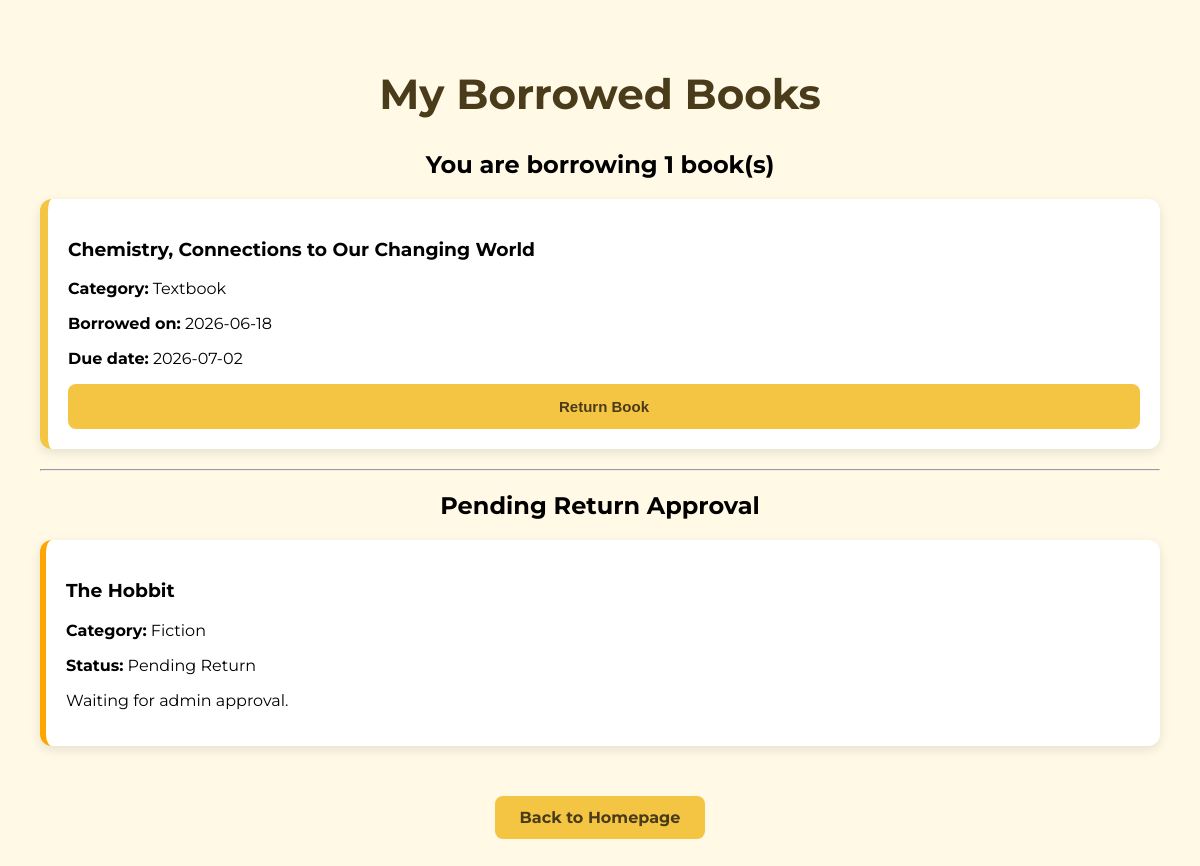
The page /mybooks (signed in) on the database as committed earlier.
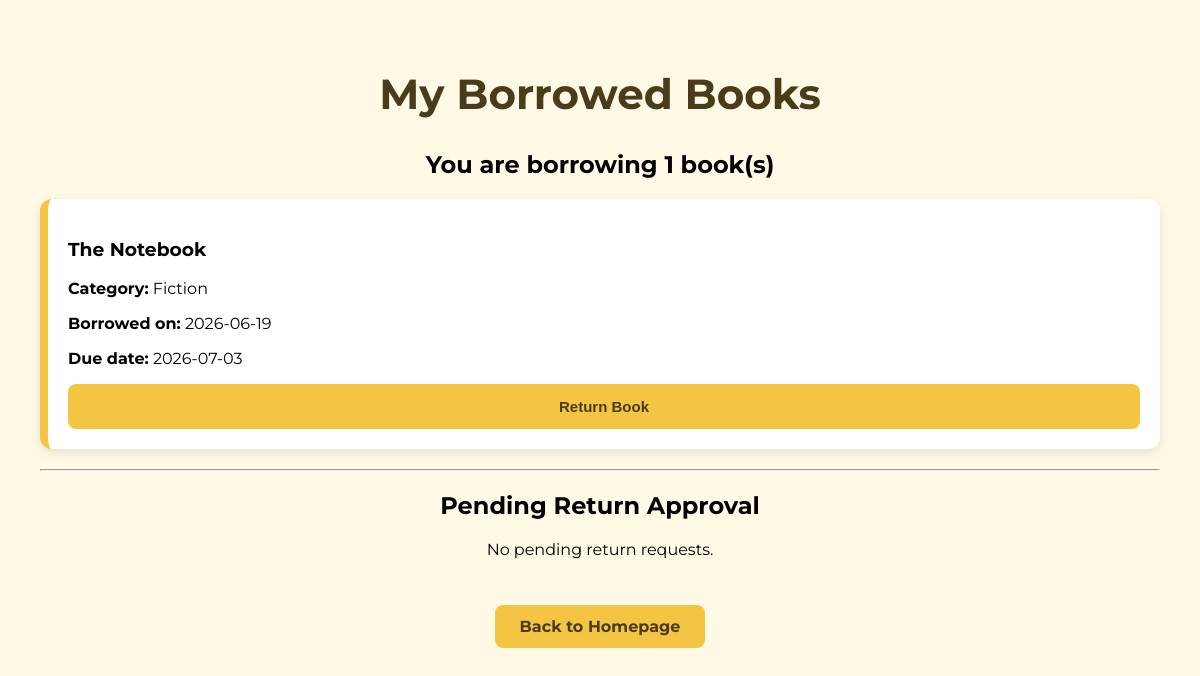
The same page on the database as committed later.
### tables this page shows
CREATE TABLE borrowed_books(
        id INTEGER PRIMARY KEY AUTOINCREMENT,
        user_id INTEGER,
        book_title TEXT,
        borrow_date TEXT,
        due_date TEXT,
        status TEXT, is_blocked INTEGER DEFAULT 0, return_date TEXT,
        FOREIGN KEY(user_id) REFERENCES users(id)
    );

### app.py (the view)
@app.route("/mybooks")
def my_books():
    if "user_id" not in session:
        return redirect(url_for("sign_in"))
    conn = sqlite3.connect("library.db")
    cursor = conn.cursor()
    cursor.execute("""
    SELECT book_title, borrow_date, due_date
    FROM borrowed_books
    WHERE user_id=? AND status='Borrowed'
    """, (session["user_id"],))
    borrowed_books = cursor.fetchall()
    cursor.execute("""
    SELECT book_title, borrow_date, due_date
    FROM borrowed_books
    WHERE user_id=? AND status='Pending Return'
    """, (session["user_id"],))
    pending_books = cursor.fetchall()
    conn.close()
    books = load_books()
    borrowed_book_details = []
    pending_book_details = []
    for borrowed in borrowed_books:
        title = borrowed[0]
        for book in books:
            if book["title"] == title:
                book_copy = book.copy()
                book_copy["borrow_date"] = borrowed[1]
                book_copy["due_date"] = borrowed[2]
                borrowed_book_details.append(book_copy)
    for borrowed in pending_books:
        title = borrowed[0]
        for book in books:
            if book["title"] == title:
                book_copy = book.copy()
                book_copy["borrow_date"] = borrowed[1]
                book_copy["due_date"] = borrowed[2]
                pending_book_details.append(book_copy)
    return render_template(
        "my_books.html",
        books=borrowed_book_details,
        pending_books=pending_book_details
    )

### app.py (called while the page is built)
def load_books():
    books = []
    with open("book.txt", "r", encoding="utf-8") as file:
        for line in file:
            if line.strip():
                title, category, genre, summary = line.strip().split("|")
                books.append({
                    "title": title,
                    "category": category,
                    "genre": genre,
                    "summary": summary
                })
    return books

### templates/my_books.html (shortened to what this page needs)
<!DOCTYPE html>
<html>
<head>
    <link rel="stylesheet"
          href="{{ url_for('static', filename='my_books.css') }}">
</head>
<body>
    <h1>My Borrowed Books</h1>
    <h2>You are borrowing {{ books|length }} book(s)</h2>
    {% if books %}
        {% for book in books %}
           <div class="book-card">
            <h3>{{ book.title }}</h3>
            <p><b>Category:</b> {{ book.category }}</p>
            <p><b>Borrowed on:</b> {{ book.borrow_date }}</p>
            <p><b>Due date:</b> {{ book.due_date }}</p>
            <form action="{{ url_for('return_book', title=book.title) }}"
                  method="post">
                <button type="submit" class="btn">
                    Return Book
                </button>
            </form>
           </div>
        {% endfor %}
    {% else %}
       <p>You have not borrowed any books yet.</p>
    {% endif %}
    <hr>
    <h2>Pending Return Approval</h2>
    {% if pending_books %}
        {% for book in pending_books %}
           <div class="book-card pending-card">
                <h3>{{ book.title }}</h3>
                <p><b>Category:</b> {{ book.category }}</p>
                <p><b>Status:</b> Pending Return</p>
                <p>Waiting for admin approval.</p>
            </div>
        {% endfor %}
    {% else %}
       <p>No pending return requests.</p>
    {% endif %}
    <a href="/" class="back-btn">
        Back to Homepage
    </a>
</body>
</html>

### static/my_books.css (style rules this page uses)
:root { --primary: #F4C542; --secondary: #FFE08A; --background: #FFF9E6; --text: #4A3B1A; --white: #FFFFFF; }
body { background-color: #FFF9E6; font-family: "Montserrat", sans-serif; text-align: center; margin: 0; padding: 40px; }
h1 { color: #4A3B1A; font-size: 42px; margin-bottom: 30px; font-family: "Montserrat", sans-serif; }
.book-card { background: white; border-left: 8px solid #F4C542; border-radius: 12px; padding: 20px; margin-bottom: 20px; text-align: left; box-shadow: 0 4px 12px rgba(0,0,0,0.1); }
.back-btn { display: inline-block; margin-top: 30px; background-color: #F4C542; color: #4A3B1A; padding: 12px 25px; border-radius: 8px; text-decoration: none; font-weight: bold; }
button, .btn { width: 100%; background: var(--primary); color: var(--text); border: none; padding: 14px; cursor: pointer; border-radius: 8px; font-weight: 600; font-size: 15px; transition: 0.3s; }

Rows that differ between the two databases and show on the page:
no longer on this page (row edited): borrowed_books: title "Chemistry, Connections to Our Changing World", category "Textbook", borrow_date "2026-06-18", due_date "2026-07-02", shown under "You are borrowing 1 book(s)"
no longer on this page (row edited): borrowed_books: title "The Hobbit", category "Fiction", shown under "Pending Return Approval"
added borrowed_books: title "The Notebook", category "Fiction", borrow_date "2026-06-19", due_date "2026-07-03", shown under "You are borrowing 1 book(s)"
Other text that changed with them:
text now shown: "No pending return requests."
